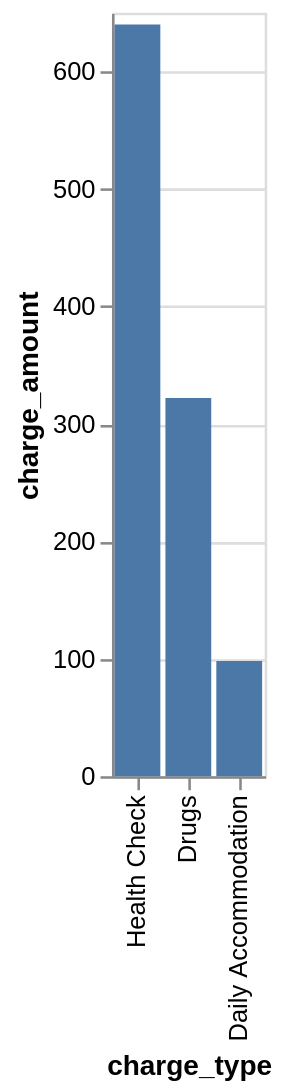

This figure's Vega-Lite source:
### Vega-Lite specification from a JSON file in a GitHub repository (floating-point values rounded to 4 significant figures)
{"data": {"values": [{"x_data": "Health Check", "y_data": 640}, {"x_data": "Drugs", "y_data": 322}, {"x_data": "Daily Accommodation", "y_data": 98}]}, "mark": "bar", "encoding": {"x": {"field": "x_data", "type": "nominal", "title": "charge_type", "sort": {"op": "sum", "field": "y_data", "order": "descending"}}, "y": {"field": "y_data", "type": "quantitative", "title": "charge_amount"}}}
